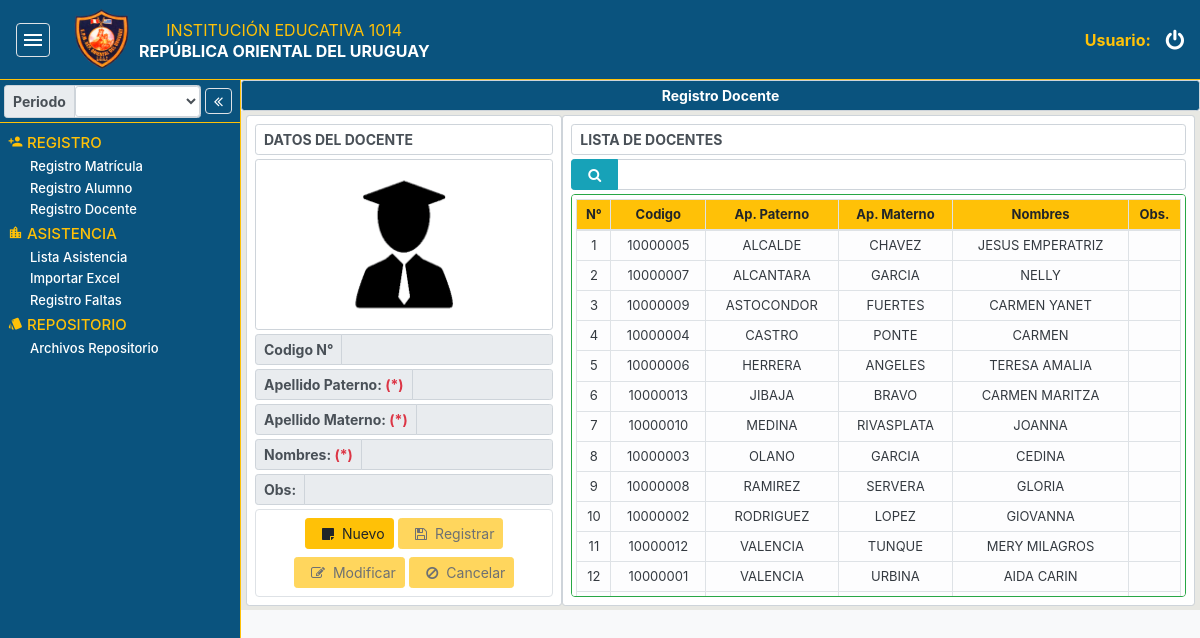
/modulo/registro/registroDocente/index.php, run on the app's committed database.
### tables this page shows
CREATE TABLE `docente` (
  `cod_docente` bigint(10) NOT NULL,
  `paterno` varchar(100) NOT NULL,
  `materno` varchar(100) NOT NULL,
  `nombres` varchar(100) NOT NULL,
  `obs` varchar(200) NOT NULL
);

### assets/php/conexion.php (called while the page is built, shortened)
<?php
class conexion
{
	private static $servidor="localhost";
	private static $usuario="root";
	private static $contrasenia="";
	private static $basedatos="feb01urd_sistema";
	protected function Consulta($crud)
    {
		try
        {
			$mysqlicon = new mysqli(self::$servidor,self::$usuario,self::$contrasenia,self::$basedatos);
			mysqli_set_charset($mysqlicon, 'utf8');
			$resultado=$mysqlicon->query($crud);
			return $resultado;
		}
        catch (Exception $e)
        {
			echo "Fallo al conectar a MySQL: " . mysqli_connect_error()."<br>";
			echo "Tipo de fallo: ".$e."<br>";
		}
	}
}
?>

### assets/php/funciones.php (called while the page is built, shortened)
<?php
include('conexion.php');
class Funciones extends conexion{
    public function Seleccionar($Consulta){
        $resultado = $this->Consulta($Consulta);
        return $resultado;
    }
}
?>

### modulo/registro/registroDocente/index.php (shortened to what this page needs)
<!DOCTYPE html>
<html lang="es">
    <head>
        <?php
        $ruta = '../../../';
        include ($ruta.'assets/include/links.php');
        require ($ruta.'assets/php/funciones.php');
        ?>
        <link rel="stylesheet" href="procesos/docente.css">
    </head>
    <body>
        <?php include ($ruta.'assets/include/headerAdministrativo.php') ?>
        <div class="bg-socendary" id="uMdi">
            <div id="uLateral" class="uLateral-lg uGreen">
                <?php include ($ruta.'assets/include/navLateralAdministrativo.php') ?>
            </div>
            <div class="uMain-lg bg-light border-left border-warning" id="uMain">
                <div class="form-control form-control-sm text-center uGreen text-white font-weight-bold">
                    <span>Registro Docente</span>
                </div>
                <div class="container-fluid p-1" style="background-color: rgb(232, 232, 227);">
                    <div class="px-3">
                        <div class="row">
                            <div class="col-lg-4 form-control form-control-sm">
                                <div class="form-control form-control-sm my-1">
                                    <span class="font-weight-bold">DATOS DEL DOCENTE</span>
                                </div>
                                <div class="form-control form-control-sm centrar-custom my-1">
                                    <img src="<?php echo $ruta; ?>assets/img/docente.png" alt="" style="height:161px;">
                                </div>
                                <div class="input-group input-group-sm my-1">
                                    <div class="input-group-prepend">
                                        <span class="input-group-text font-weight-bold" id="basic-addon1">Codigo N°</span>
                                    </div>
                                    <input type="text" name="codigo" id="codigo" class="form-control" required>
                                </div>
                                <div class="input-group input-group-sm my-1">
                                    <div class="input-group-prepend">
                                        <span class="input-group-text font-weight-bold" id="basic-addon1">Apellido Paterno:<span class="text-danger">&nbsp;(*)</span></span>
                                    </div>
                                    <input type="text" name="paterno" id="paterno" class="form-control" required>
                                </div>
                                <div class="input-group input-group-sm my-1">
                                    <div class="input-group-prepend">
                                        <span class="input-group-text font-weight-bold" id="basic-addon1">Apellido Materno:<span class="text-danger">&nbsp;(*)</span></span>
                                    </div>
                                    <input type="text" name="materno" id="materno" class="form-control" required>
                                </div>
                                <div class="input-group input-group-sm my-1">
                                    <div class="input-group-prepend">
                                        <span class="input-group-text font-weight-bold" id="basic-addon1">Nombres:<span class="text-danger">&nbsp;(*)</span></span>
                                    </div>
                                    <input type="text" name="nombres" id="nombres" class="form-control" required>
                                </div>
                                <div class="input-group input-group-sm my-1">
                                    <div class="input-group-prepend">
                                        <span class="input-group-text font-weight-bold" id="basic-addon1">Obs:</span>
                                    </div>
                                    <input type="text" name="obs" id="obs" class="form-control">
                                </div>
                                <div class="col-lg-12 border rounded text-center py-1 form-control my-1">
                                    <button type="button" id="btn-nuevo" class="btn btn-warning btn-sm my-1" onclick="nuevo();">
                                        <i class="fa fa-sticky-note tam-icon px-2"></i>Nuevo</button>
                                    <button type="button" id="btn-registrar" class="btn btn-warning btn-sm my-1"
                                            onclick="modalMulti(1);" disabled>
                                        <i class="fa fa-floppy-o tam-icon px-2"></i>Registrar</button>
                                    <button type="button" id="btn-modificar" class="btn btn-warning btn-sm my-1"
                                            onclick="modalMulti(2);" disabled>
                                        <i class="fa fa-pencil-square-o tam-icon px-2"></i>Modificar</button>
                                    <button type="button" id="btn-cancelar" class="btn btn-warning btn-sm my-1" onclick="modalMulti(3);" disabled>
                                        <i class="fa fa-ban tam-icon px-2"></i>Cancelar</button>
                                </div>
                            </div>
                            <div class="col-lg-8 form-control form-control-sm">
                                <div class="form-control form-control-sm my-1">
                                    <span class="font-weight-bold">LISTA DE DOCENTES</span>
                                </div>
                                <div class="input-group input-group-sm my-1">
                                    <div class="input-group-prepend">
                                        <button class="btn btn-info" id="basic-addon1"><i class="fa fa-search tam-icon px-2"></i></button>
                                    </div>
                                    <input type="text" id="buscarlista" onkeyup="buscarlista();" class="form-control">
                                </div>
                                <div class="form-control form-control-sm table-responsive my-1 p-1 border border-success rounded" style="max-height:403px">
                                    <table class="table table-light table-sm table-hover table-bordered m-0" style="font-size:13px;">
                                        <thead class="btn-warning">
                                            <tr>
                                                <th class="text-center">N°</th>
                                                <th class="text-center">Codigo</th>
                                                <th class="text-center">Ap. Paterno</th>
                                                <th class="text-center">Ap. Materno</th>
                                                <th class="text-center">Nombres</th>
                                                <th class="text-center">Obs.</th>
                                            </tr>
                                        </thead>
                                        <tbody id="contenidoDocente" class="text-dark">
                                            <?php
                                            $cont = 0;
                                            $funcion = new Funciones('A');
                                            $consulta = $funcion -> Seleccionar("SELECT cod_docente, paterno, materno, nombres, obs
                                            FROM docente ORDER BY paterno, materno, nombres");
                                            while($fila = mysqli_fetch_array($consulta)){
                                                $cont = $cont+1;
                                                echo '
                                                <tr ondblclick="editar('."'".$fila[0]."'".');" style="cursor:pointer;">
                                                    <td class="text-center">'.$cont.'</td>
                                                    <td class="text-center">'.$fila[0].'</td>
                                                    <td class="text-center">'.$fila[1].'</td>
                                                    <td class="text-center">'.$fila[2].'</td>
                                                    <td class="text-center">'.$fila[3].'</td>
                                                    <td class="text-center">'.$fila[4].'</td>
                                                </tr>
                                                ';
                                            }
                                            ?>
                                        </tbody>
                                    </table>
                                </div>
                            </div>
                        </div>
                    </div>
                </div>
            </div>
        </div>
    </body>
</html>

### data on the page
docente: cod_docente "10000005", paterno "ALCALDE", materno "CHAVEZ", nombres "JESUS EMPERATRIZ"
docente: cod_docente "10000007", paterno "ALCANTARA", materno "GARCIA", nombres "NELLY"
docente: cod_docente "10000009", paterno "ASTOCONDOR", materno "FUERTES", nombres "CARMEN YANET"
docente: cod_docente "10000004", paterno "CASTRO", materno "PONTE", nombres "CARMEN"
docente: cod_docente "10000006", paterno "HERRERA", materno "ANGELES", nombres "TERESA AMALIA"
docente: cod_docente "10000013", paterno "JIBAJA", materno "BRAVO", nombres "CARMEN MARITZA"
docente: cod_docente "10000010", paterno "MEDINA", materno "RIVASPLATA", nombres "JOANNA"
docente: cod_docente "10000003", paterno "OLANO", materno "GARCIA", nombres "CEDINA"
docente: cod_docente "10000008", paterno "RAMIREZ", materno "SERVERA", nombres "GLORIA"
docente: cod_docente "10000002", paterno "RODRIGUEZ", materno "LOPEZ", nombres "GIOVANNA"
docente: cod_docente "10000012", paterno "VALENCIA", materno "TUNQUE", nombres "MERY MILAGROS"
docente: cod_docente "10000001", paterno "VALENCIA", materno "URBINA", nombres "AIDA CARIN"
